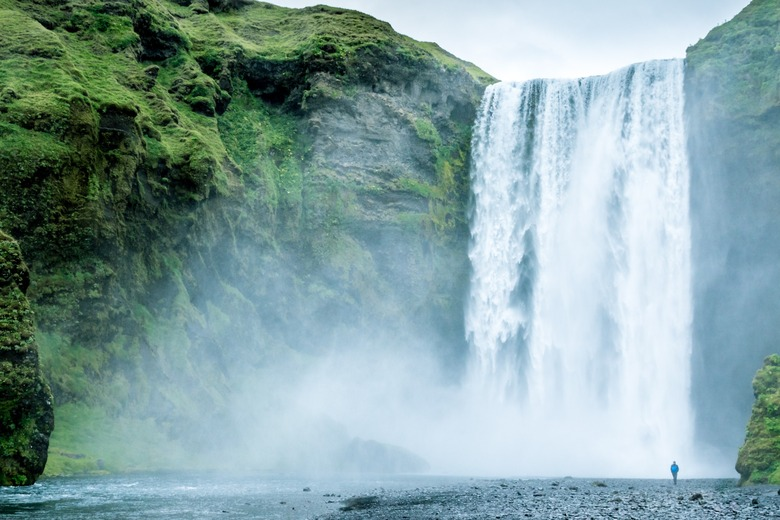
#> input picture Waterfall.jpg, 780 x 520 px, found by its file name
$ python WidhProject.py
#> lines starting #> are read from the running program, lines starting #| are printed output that depends on the picture
import cv2
image=cv2.imread(r"C:\Users\user\Desktop\After class projects\Enhanced Chatbot\Image_Width_Annotaion_Project.py\Waterfall.jpg")
#> image is the input picture: shape (520, 780, 3); mean B, G, R 162.6, 161.9, 133.7

height, width = image.shape[:2]
#> height = 520; width = 780

# Position for arrows
y = height // 2
#> y = 260

# Left arrow pointing right
cv2.arrowedLine(image, (0, y), (width//2, y), (0, 255, 0), 2)

# Right arrow pointing left
cv2.arrowedLine(image, (width, y), (width//2, y), (0, 255, 0), 2)

# Width text at midpoint
text = f"Width = {width} px"
#> text = 'Width = 780 px'
cv2.putText(image, text, (width//2 - 100, y - 10),
            cv2.FONT_HERSHEY_SIMPLEX, 0.8, (255, 0, 0), 2)
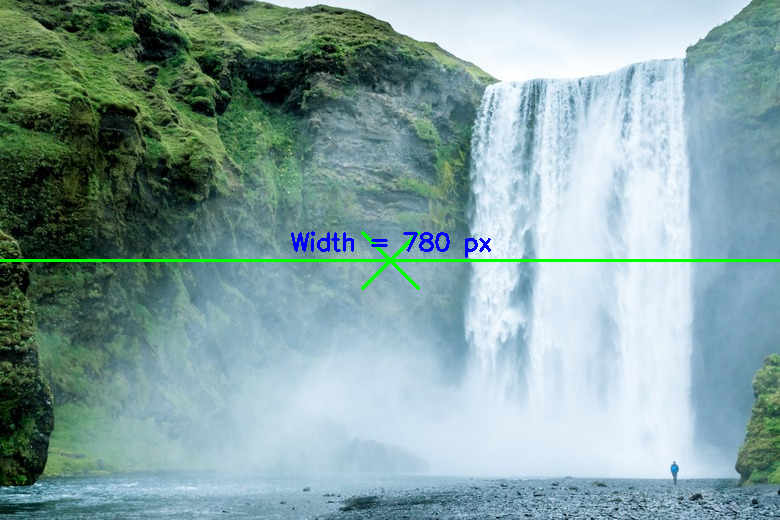
#> image: shape (520, 780, 3); mean B, G, R 161.8, 162, 132.4

# Save output
cv2.imwrite("Annotatedimage.jpg", image)

$ run again, with ProjectMaterial.jpg copied over Waterfall.jpg
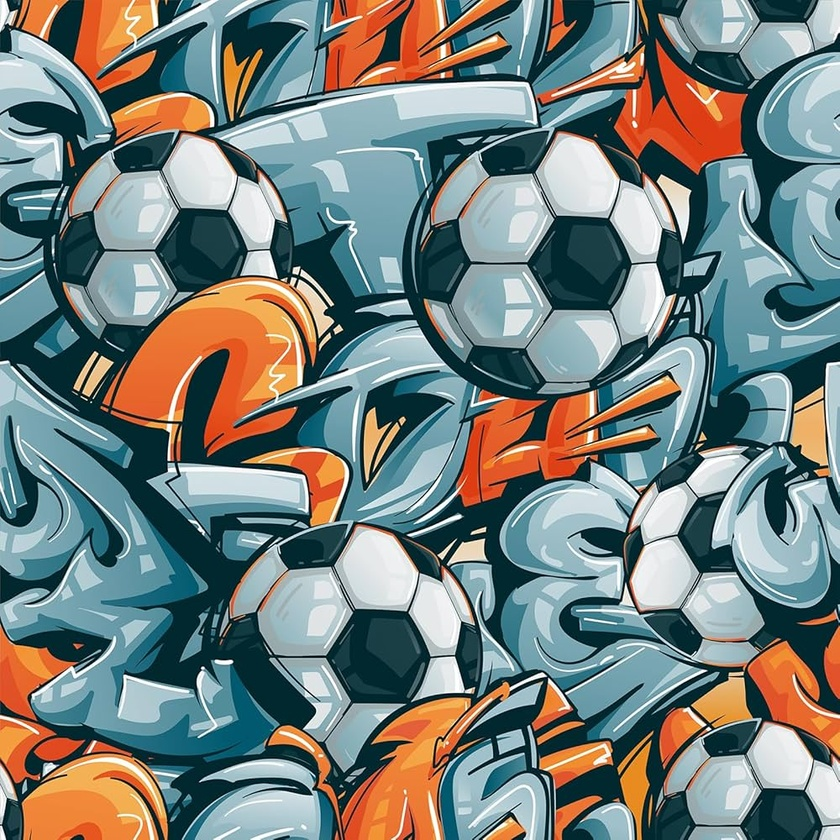
#> input picture ProjectMaterial.jpg, 840 x 840 px, shrunk from 1000 x 1000 before the run, found by its file name
#> image is the input picture: shape (840, 840, 3); mean B, G, R 124.6, 128.3, 119
#> `cv2.putText(image, text, (width//2 - 100, y - 10), cv2.FONT_HERSHEY_SI..`:
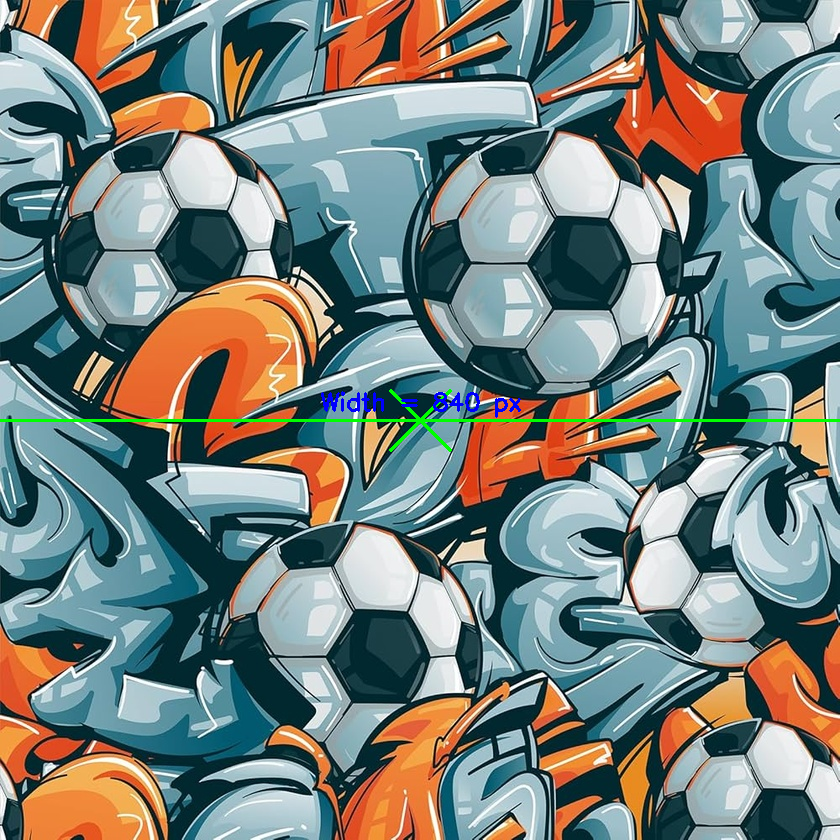
#> image: shape (840, 840, 3); mean B, G, R 124.4, 128.8, 118.3

$ run again, with input.jpg copied over Waterfall.jpg
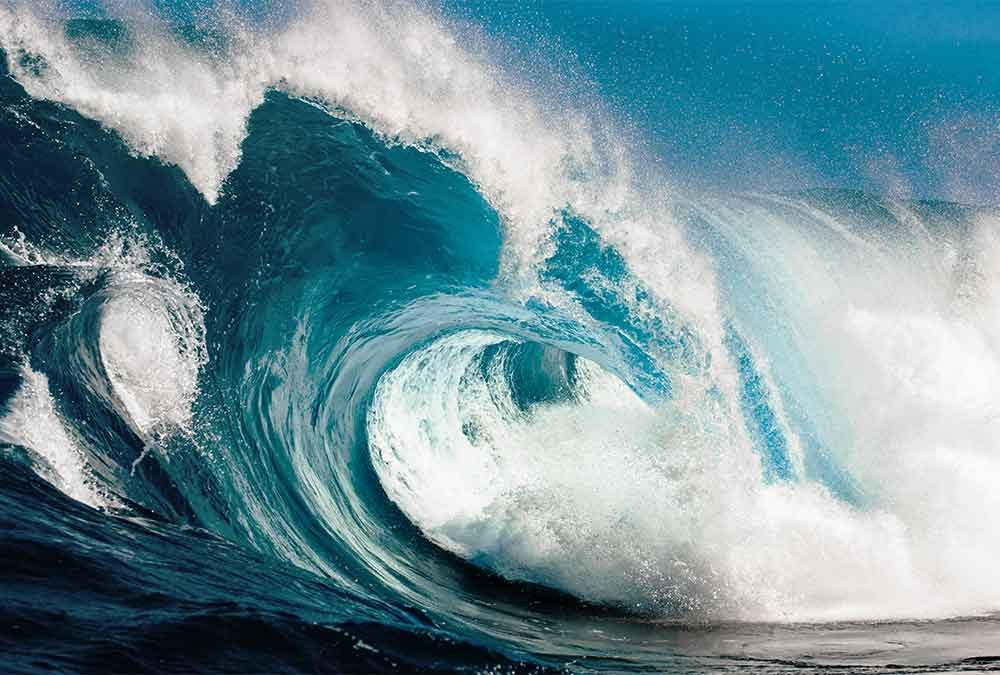
#> input picture input.jpg, 1000 x 675 px, found by its file name
#> image is the input picture: shape (675, 1000, 3); mean B, G, R 154.2, 145.3, 113.2
#> `cv2.putText(image, text, (width//2 - 100, y - 10), cv2.FONT_HERSHEY_SI..`:
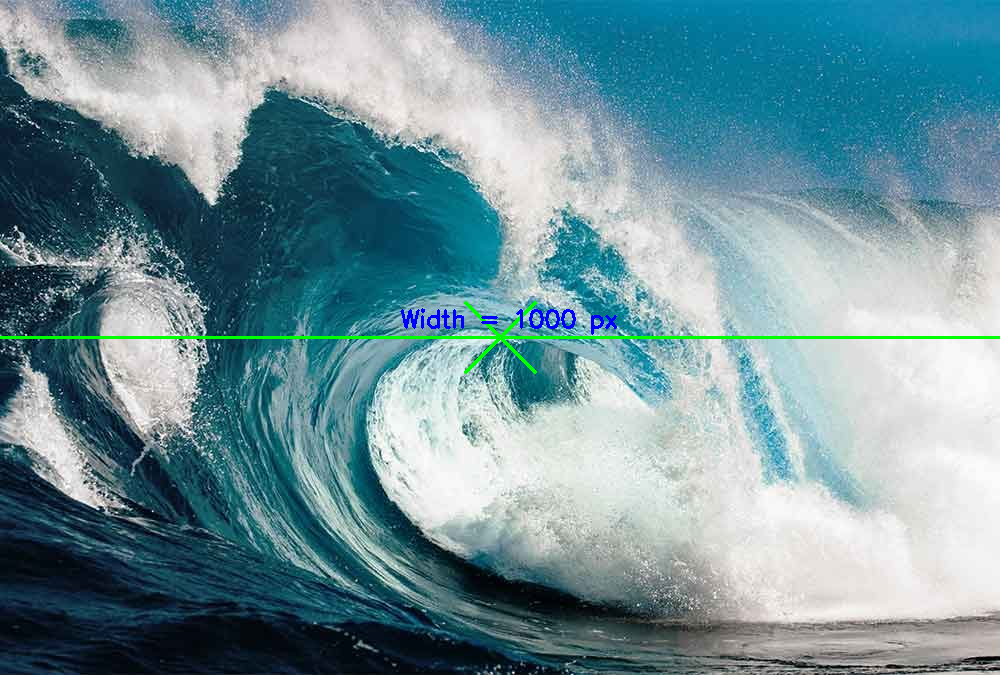
#> image: shape (675, 1000, 3); mean B, G, R 153.5, 145.4, 112.3
